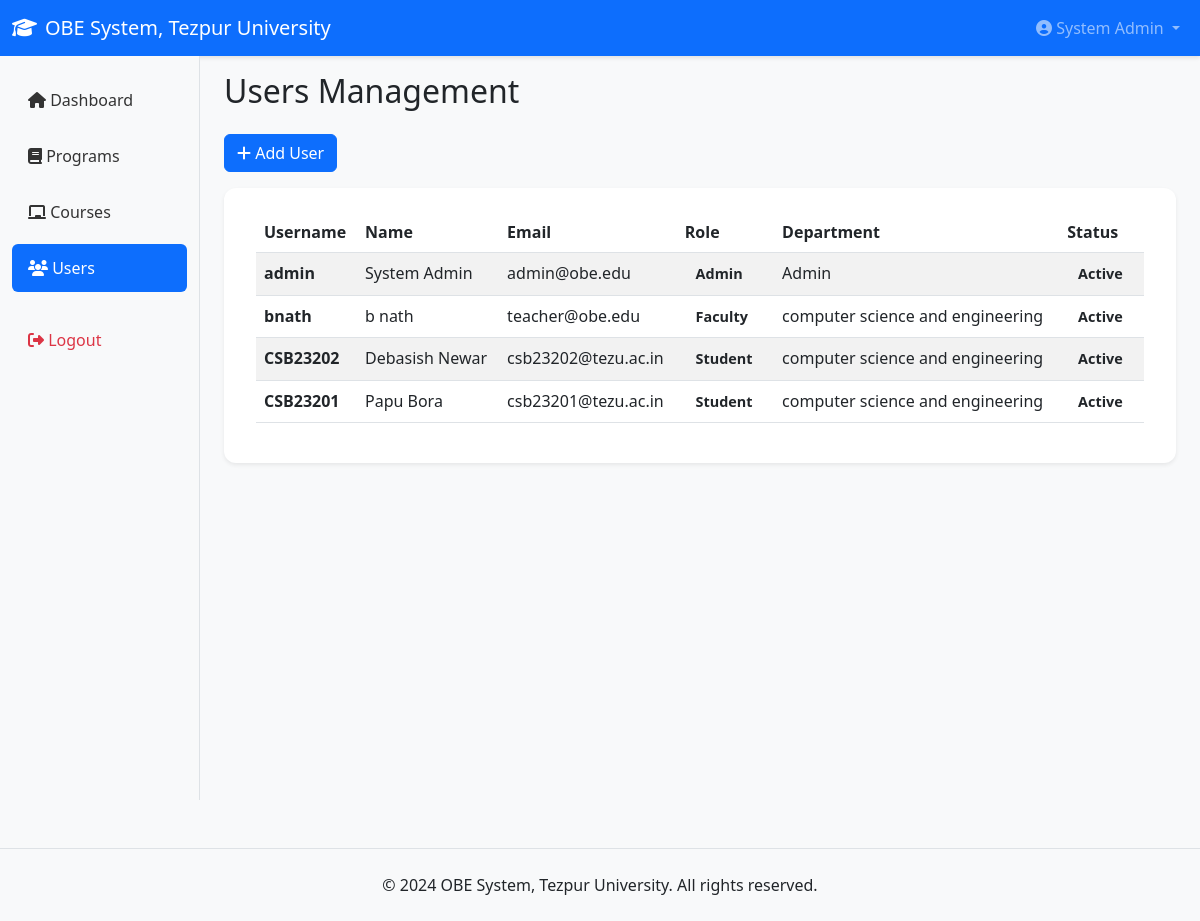
The page /admin/users.php (signed in) on the database its author committed.
### tables this page shows
CREATE TABLE `users` (
  `id` int(11) NOT NULL,
  `username` varchar(50) NOT NULL,
  `password` varchar(255) NOT NULL,
  `email` varchar(100) NOT NULL,
  `full_name` varchar(100) NOT NULL,
  `role` enum('admin','faculty','student') NOT NULL,
  `department` varchar(100) DEFAULT NULL,
  `program` varchar(50) NOT NULL,
  `is_active` tinyint(1) DEFAULT 1,
  `created_at` timestamp NOT NULL DEFAULT current_timestamp()
);

### includes/db.php (called while the page is built, shortened)
<?php
class Database {
    private $conn;
    public function __construct() {
        $this->conn = new mysqli(DB_HOST, DB_USER, DB_PASS, DB_NAME);
        $this->conn->set_charset("utf8mb4");
    }
    public function query($sql) {
        return $this->conn->query($sql);
    }
}
function getDB() {
    static $db = null;
    if (!$db) {
        $db = new Database();
    }
    return $db;
}
?>

### admin/users.php (the view, shortened to what this page needs)
<?php
require_once '../includes/db.php';
$db = getDB();
$result = $db->query("SELECT * FROM users ORDER BY role, full_name");
include '../includes/header.php';
?>
<h2 class="mb-4">Users Management</h2>
<button class="btn btn-primary mb-3" data-bs-toggle="modal" data-bs-target="#addModal">
    <i class="fas fa-plus"></i> Add User
</button>
<div class="card">
    <div class="card-body">
        <div class="table-responsive">
            <table class="table table-striped">
                <thead>
                    <tr>
                        <th>Username</th>
                        <th>Name</th>
                        <th>Email</th>
                        <th>Role</th>
                        <th>Department</th>
                        <th>Status</th>
                    </tr>
                </thead>
                <tbody>
                    <?php while ($row = $result->fetch_assoc()): ?>
                    <tr>
                        <td><strong><?php echo $row['username']; ?></strong></td>
                        <td><?php echo $row['full_name']; ?></td>
                        <td><?php echo $row['email']; ?></td>
                        <td>
                            <span class="badge bg-<?php echo $row['role'] === 'admin' ? 'danger' : ($row['role'] === 'faculty' ? 'primary' : 'success'); ?>">
                                <?php echo ucfirst($row['role']); ?>
                            </span>
                        </td>
                        <td><?php echo $row['department']; ?></td>
                        <td>
                            <span class="badge bg-<?php echo $row['is_active'] ? 'success' : 'secondary'; ?>">
                                <?php echo $row['is_active'] ? 'Active' : 'Inactive'; ?>
                            </span>
                        </td>
                    </tr>
                    <?php endwhile; ?>
                </tbody>
            </table>
        </div>
    </div>
</div>
<?php include '../includes/footer.php'; ?>

### assets/css/style.css (style rules this page uses)
* { margin: 0; padding: 0; box-sizing: border-box; }
body { font-family: 'Segoe UI', Tahoma, Geneva, Verdana, sans-serif; background-color: #f8f9fa; color: #212529; }
.card { border: none; box-shadow: 0 0.125rem 0.25rem rgba(0,0,0,0.075); margin-bottom: 1.5rem; border-radius: 0.75rem; background: #ffffff; transition: box-shadow 0.3s ease; }
.card-body { padding: 1.5rem 2rem; color: #212529; font-size: 1rem; }
.badge, .badge.bg-success, .badge.bg-warning, .badge.bg-info, .badge.bg-primary, .badge.bg-danger, .badge.bg-secondary { font-size: 0.9rem; padding: 0.35em 0.75em; border-radius: 1rem; font-weight: 600; background-color: transparent !important; background: none !important; color: inherit !important; border: none !important; box-shadow: none !important; }
.btn { border-radius: 0.375rem; font-weight: 500; transition: all 0.2s ease; cursor: pointer; }

### rows shown on the page
users: username "admin", full_name "System Admin", email "admin@obe.edu", role "Admin", department "Admin", is_active "Active"
users: username "bnath", full_name "b nath", email "teacher@obe.edu", role "Faculty", department "computer science and engineering", is_active "Active"
users: username "CSB23202", full_name "Debasish Newar", email "csb23202@tezu.ac.in", role "Student", department "computer science and engineering", is_active "Active"
users: username "CSB23201", full_name "Papu Bora", email "csb23201@tezu.ac.in", role "Student", department "computer science and engineering", is_active "Active"

### other values the page prints
SITE_NAME "OBE System, Tezpur University"
$user['full_name'] "System Admin"
